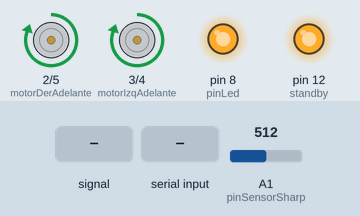
The sketch below on a simulated Arduino Uno, built with avr-gcc and run on an emulated ATmega328P. On the bench: motor-driver pin pairs drawn as motors (green arrow = first pin HIGH = forward, orange = second pin HIGH = backward, longer = more drive, scaled by the enable pin, stopped while the standby pin is LOW), output pins drawn as LEDs (lit = HIGH). The test bench sets the inputs (shaded band); at power-on: A1 (pinSensorSharp) = 512.

Above: at 1.2 s.
1.3 s: A1 (pinSensorSharp) fed a 200 Hz sine of ±460 counts around its level
4.3 s: A1 (pinSensorSharp) set to 214
At 5.1 s:
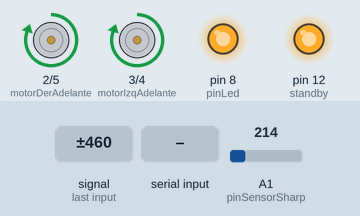
5.8 s: A1 (pinSensorSharp) set to 191
At 7.0 s:
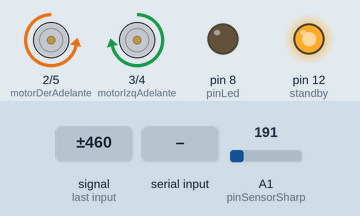
7.3 s: "200\n" received over Serial
At 8.9 s:
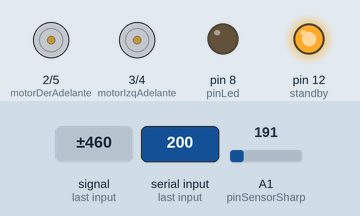
9.5 s: "30,150\n" received over Serial
At 10.3 s:
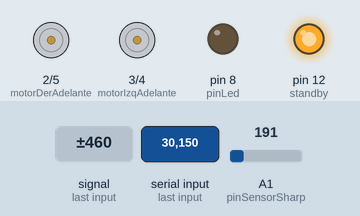
11.1 s: "1\n" received over Serial
At 11.9 s:
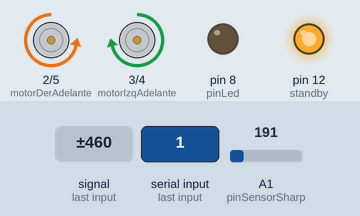
Timing chart, 0 to 13.7 s (numbered marks = the images above; inputs shaded):
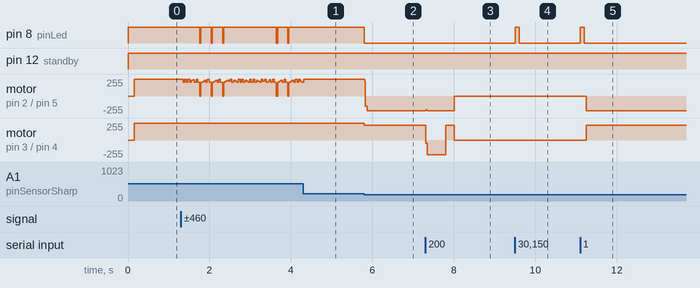

The sketch:

Minisumo_V2.ino
```cpp
#include <QTRSensors.h>

QTRSensors qtr;

const uint8_t SensorCount = 1;
uint16_t sensorValues[SensorCount];

// Pines y constantes

const int pinEcho = 11;
const int standby = 12;
const int btRx = 0;
const int btTx = 1;
const int pinLed = 8;
const int motorDerAdelante = 2;
const int motorDerAtras = 5;
const int motorIzqAdelante = 3;
const int motorIzqAtras = 4;
const int pwmMotorDer = 9;
const int pwmMotorIzq = 10;

const int pinSensorSharp = A1; // Pin analógico para el sensor Sharp

double distanciaSharp;


int paso = 0;
int tiempo = 0;
int enLinea = 0;

int modo = 1;  // Modo de operación actual

// Configuración de constantes
const int umbralDistancia = 30;   // Distancia mínima en cm para encontrar al oponente
const int velocidadMaxima = 255;  // Velocidad máxima
const int velocidad80 = 220;      // Velocidad al 80%

void setup() {

  //  // configure the sensors
  // qtr.setTypeRC();
  // qtr.setSensorPins((const uint8_t[]){3}, SensorCount);
  // qtr.setEmitterPin(2);

  // delay(500);
  // pinMode(LED_BUILTIN, OUTPUT);
  // digitalWrite(LED_BUILTIN, HIGH); // turn on Arduino's LED to indicate we are in calibration mode

  // // 2.5 ms RC read timeout (default) * 10 reads per calibrate() call
  // // = ~25 ms per calibrate() call.
  // // Call calibrate() 400 times to make calibration take about 10 seconds.
  // for (uint16_t i = 0; i < 400; i++)
  // {
  //   qtr.calibrate();
  // }
  // digitalWrite(LED_BUILTIN, LOW); // turn off Arduino's LED to indicate we are through with calibration

  // // print the calibration minimum values measured when emitters were on
  // Serial.begin(9600);
  // for (uint8_t i = 0; i < SensorCount; i++)
  // {
  //   Serial.print(qtr.calibrationOn.minimum[i]);
  //   Serial.print(' ');
  // }
  // Serial.println();

  // // print the calibration maximum values measured when emitters were on
  // for (uint8_t i = 0; i < SensorCount; i++)
  // {
  //   Serial.print(qtr.calibrationOn.maximum[i]);
  //   Serial.print(' ');
  // }
  // Serial.println();
  // Serial.println();
  // delay(1000);
  // Configuración de pines

  pinMode(standby, OUTPUT);
  pinMode(motorDerAdelante, OUTPUT);
  pinMode(motorDerAtras, OUTPUT);
  pinMode(motorIzqAdelante, OUTPUT);
  pinMode(motorIzqAtras, OUTPUT);
  pinMode(pwmMotorDer, OUTPUT);
  pinMode(pwmMotorIzq, OUTPUT);
  pinMode(pinLed, OUTPUT);

  // Comunicación serial para Bluetooth
  Serial.begin(9600);
}

void loop() {

  // Leer el modo de operación desde Bluetooth
  if (Serial.available() > 0) {
    char comando = Serial.read();
    if (comando >= '0' && comando <= '3') {
      modo = comando - '0';  // Convierte char a int
      detenerMotores();      // Detiene los motores
      digitalWrite(pinLed, LOW);
    }
  }

  // Actuar según el modo
  switch (modo) {
    case 1:

      modoAutonomo1();
      break;
    case 2:

      modoAutonomo2();
      break;
    case 3:

      modoControlManual();
      break;
    default:
      detenerMotores();  // Modo 0 o invalido: detener motores
      tiempo = 0;
      digitalWrite(pinLed, LOW);

      paso = 0;
      break;
  }
}

// Función para obtener la distancia del sensor ultrasónico
// long obtenerDistancia() {
//   digitalWrite(pinTrig, LOW);
//   delayMicroseconds(2);
//   digitalWrite(pinTrig, HIGH);
//   delayMicroseconds(10);
//   digitalWrite(pinTrig, LOW);
//   long duracion = pulseIn(pinEcho, HIGH);
//   return duracion * 0.034 / 2;
// }


// double obtenerDistancia(int _t, int _e) {
//   unsigned long dur = 0;
//   digitalWrite(_t, LOW);
//   delayMicroseconds(5);
//   digitalWrite(_t, HIGH);
//   delayMicroseconds(10);
//   digitalWrite(_t, LOW);
//   dur = pulseIn(_e, HIGH, 18000);
//   if (dur == 0) return 999.0;
//   return (dur / 57);
// }

// Función para obtener la distancia del sensor Sharp
float distancia(int n) {
  long suma = 0;
  for (int i = 0; i < n; i++) {
    suma = suma + analogRead(pinSensorSharp);
  }
  float adc = suma / n;
  float distancia_cm = 17569.7 * pow(adc, -1.2062);
  return distancia_cm;
}


// Función para detener todos los motores
void detenerMotores() {
  digitalWrite(motorDerAdelante, LOW);
  digitalWrite(motorDerAtras, LOW);
  digitalWrite(motorIzqAdelante, LOW);
  digitalWrite(motorIzqAtras, LOW);
}

// Función para activar los motores para avanzar
void avanzar(int velocidad) {
  detenerMotores();
  digitalWrite(motorDerAdelante, HIGH);
  digitalWrite(motorDerAtras, LOW);
  digitalWrite(motorIzqAdelante, HIGH);
  digitalWrite(motorIzqAtras, LOW);
  analogWrite(pwmMotorDer, velocidad);
  analogWrite(pwmMotorIzq, velocidad);
}

// Función para activar los motores para retroceder
void retroceder(int velocidad) {
  detenerMotores();
  digitalWrite(motorDerAdelante, LOW);
  digitalWrite(motorDerAtras, HIGH);
  digitalWrite(motorIzqAdelante, LOW);
  digitalWrite(motorIzqAtras, HIGH);
  analogWrite(pwmMotorDer, velocidad);
  analogWrite(pwmMotorIzq, velocidad);
}

// Función para girar a la derecha
void girarDerecha(int velocidad) {
  detenerMotores();
  digitalWrite(motorDerAdelante, LOW);
  digitalWrite(motorDerAtras, HIGH);
  digitalWrite(motorIzqAdelante, HIGH);
  digitalWrite(motorIzqAtras, LOW);
  analogWrite(pwmMotorDer, velocidad);
  analogWrite(pwmMotorIzq, velocidad);
}

// Función para girar a la izquierda
void girarIzquierda(int velocidad) {
  detenerMotores();
  digitalWrite(motorDerAdelante, HIGH);
  digitalWrite(motorDerAtras, LOW);
  digitalWrite(motorIzqAdelante, LOW);
  digitalWrite(motorIzqAtras, HIGH);
  analogWrite(pwmMotorDer, velocidad);
  analogWrite(pwmMotorIzq, velocidad);
}

// Modo 1: Autónomo sin giros

void modoAutonomo1() {
  digitalWrite(standby, HIGH);

  //  // read calibrated sensor values and obtain a measure of the line position
  // // from 0 to 5000 (for a white line, use readLineWhite() instead)
  // uint16_t position = qtr.readLineBlack(sensorValues);

  // // print the sensor values as numbers from 0 to 1000, where 0 means maximum
  // // reflectance and 1000 means minimum reflectance, followed by the line
  // // position
  // for (uint8_t i = 0; i < SensorCount; i++)
  // {
  //   Serial.print(sensorValues[i]);
  //    enLinea = sensorValues[i];

  //   Serial.print('\t');
  // }


  distanciaSharp = distancia(20);

  if (tiempo == 0) {
    digitalWrite(pinLed, HIGH);
    delay(100);
    digitalWrite(pinLed, LOW);

    tiempo = 2;
  } else {
    //if (enLinea<=500) {
      // digitalWrite(pinLed, HIGH);
      // retroceder(velocidad80);
      // delay(400);
      // girarDerecha(velocidad80);
      // delay(200);

    //}else
     if (distanciaSharp < umbralDistancia) {
      digitalWrite(pinLed, HIGH);
      avanzar(velocidadMaxima);
    } else {
      digitalWrite(pinLed, LOW);
      girarDerecha(velocidad80);
    }
  }
}

// Modo 2: Autónomo con giros
void modoAutonomo2() {
  distanciaSharp = distancia(20);

  if (tiempo == 0) {
    delay(5000);
    tiempo = 2;
  } else {
    if (paso == 0) {
      if (enLinea<=500) {
        retroceder(velocidad80);
        delay(500);
        girarDerecha(velocidad80);
        delay(200);
        paso = 2;
      } else {
        avanzar(velocidad80);
      }
    } else if (enLinea<=500) {
      retroceder(velocidad80);
      delay(400);
      girarDerecha(velocidad80);
      delay(200);
    } else if (distanciaSharp < umbralDistancia) {
      avanzar(velocidadMaxima);
    } else {
      girarDerecha(velocidadMaxima);
    }
  }
}

// Modo 3: Control manual por Bluetooth
void modoControlManual() {
  if (Serial.available() > 0) {
    char comando = Serial.read();
    switch (comando) {
      case 'F':  // Avanzar
        avanzar(velocidad80);
        break;
      case 'B':  // Retroceder
        retroceder(velocidad80);
        break;
      case 'L':  // Girar a la izquierda
        girarIzquierda(velocidad80);
        break;
      case 'R':  // Girar a la derecha
        girarDerecha(velocidad80);
        break;
      default:
        detenerMotores();
        break;
    }
  }
}
```

Measured:
- the behaviour switches between 198 and 197 on A1 (pinSensorSharp) (found by bisection; images 1 and 2)
- after the input at 4.3 s, pin 8 (pinLed): stops changing and stays HIGH; motor on pin 2 (motorDerAdelante) / pin 5 (motorDerAtras): goes on until 4.3 s, then stays forward 254/255
- after the input at 5.8 s, pin 8 (pinLed): HIGH → LOW at once; motor on pin 2 (motorDerAdelante) / pin 5 (motorDerAtras): forward 254/255 → backward 220/255 at once; motor on pin 3 (motorIzqAdelante) / pin 4 (motorIzqAtras): forward 254/255 → forward 219/255 at once
- after the input at 7.3 s, motor on pin 2 (motorDerAdelante) / pin 5 (motorDerAtras): backward 220/255 → stopped after 0.70 s; motor on pin 3 (motorIzqAdelante) / pin 4 (motorIzqAtras): forward 219/255 → backward 220/255 at once, → forward 220/255 0.49 s later, → stopped 0.20 s later
- after the input at 9.5 s, pin 8 (pinLed): LOW → HIGH at once, → LOW 0.10 s later
- after the input at 11.1 s, pin 8 (pinLed): LOW → HIGH at once, → LOW 0.10 s later; motor on pin 2 (motorDerAdelante) / pin 5 (motorDerAtras): stopped → backward 220/255 after 0.15 s; motor on pin 3 (motorIzqAdelante) / pin 4 (motorIzqAtras): stopped → forward 219/255 after 0.15 s
